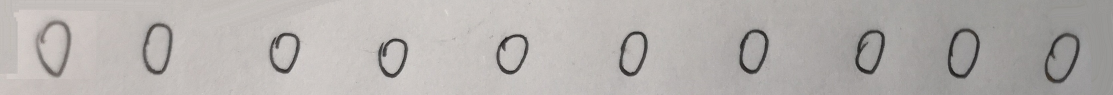
#> input picture 练习/科协软件部入部练习题/train_data/train_data0.jpg, 3337 x 285 px (shown at 1/3 size); its folder holds only this picture in this run
$ jupyter execute --allow-errors '图像识别手写数字demo.ipynb'   (shell and % lines are left out)
#> lines starting #> are read from the running program, lines starting #| are printed output that depends on the picture; after the words box and inside, x2 and y2 are one past the last pixel; in counts of white or black regions, pixels touching at a corner belong together
#> `img =  cv2.adaptiveThreshold(img, 255, cv2.ADAPTIVE_THRESH_GAUSSIAN_C,..`:
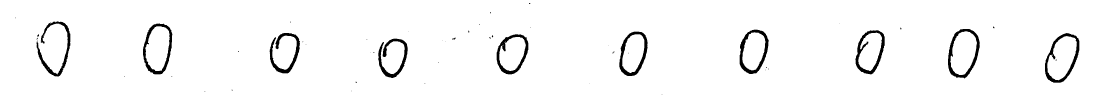
#> img: shape (285, 3337) (shown at 1/3 size); 96.8% white; 53 black regions (41 under 20 px), largest, box (x1, y1, x2, y2) and area: (3135, 99, 3238, 248) 3233, (2844, 87, 2939, 235) 3211, (429, 70, 517, 223) 3094
#> the loop `for j in range(10):` made 10 passes
#> pass 1, `newimg = img[:,(img.shape[1]//10)*j:(img.shape[1]//10)*(j+1)].copy()`:
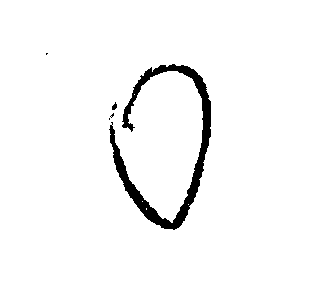
#> newimg: shape (285, 333); 96.7% white; 5 black regions (3 under 20 px), largest, box (x1, y1, x2, y2) and area: (109, 64, 211, 230) 3084, (112, 102, 117, 110) 26
#> pass 2, `newimg = img[:,(img.shape[1]//10)*j:(img.shape[1]//10)*(j+1)].copy()`:
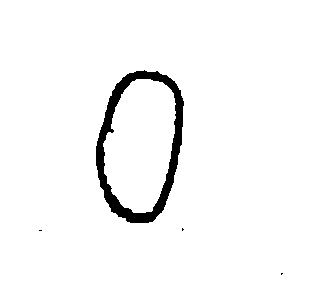
#> newimg: shape (285, 333); 96.7% white; 4 black regions (3 under 20 px), largest, box (x1, y1, x2, y2) and area: (96, 70, 184, 223) 3094
#> pass 3, `newimg = img[:,(img.shape[1]//10)*j:(img.shape[1]//10)*(j+1)].copy()`:
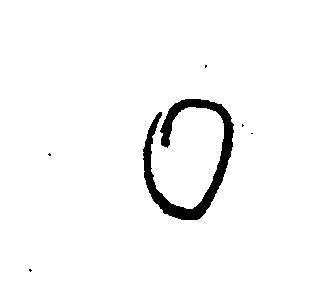
#> newimg: shape (285, 333); 96.8% white; 6 black regions (5 under 20 px), largest, box (x1, y1, x2, y2) and area: (143, 99, 234, 220) 2985
#> after the loop `for j in range(10):`:
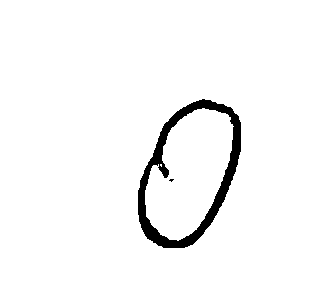
#> newimg: shape (285, 333); 96.6% white; 2 black regions (1 under 20 px), largest, box (x1, y1, x2, y2) and area: (138, 99, 241, 248) 3233
[cell 1]
import cv2
import numpy as np
import matplotlib.pyplot as plt

[cell 2]
train_imgs = np.zeros((16,10,64,64)) # 导入16组图片，每组10个数据，共计 160 张 训练样本，有点少，但收集起来太麻烦将就着用
#> (the rest of this cell did not finish here and is left out)

[cell 3]
flag = 1  #用matplotlib将数据可视化
plt.figure(figsize=(16,16))
for i in range(16):
    for j in range(10):
        plt.subplot(16,10,flag)
        flag+=1
        plt.imshow(train_imgs[i,j],cmap=plt.cm.gray)
#> after the loop, flag = 161
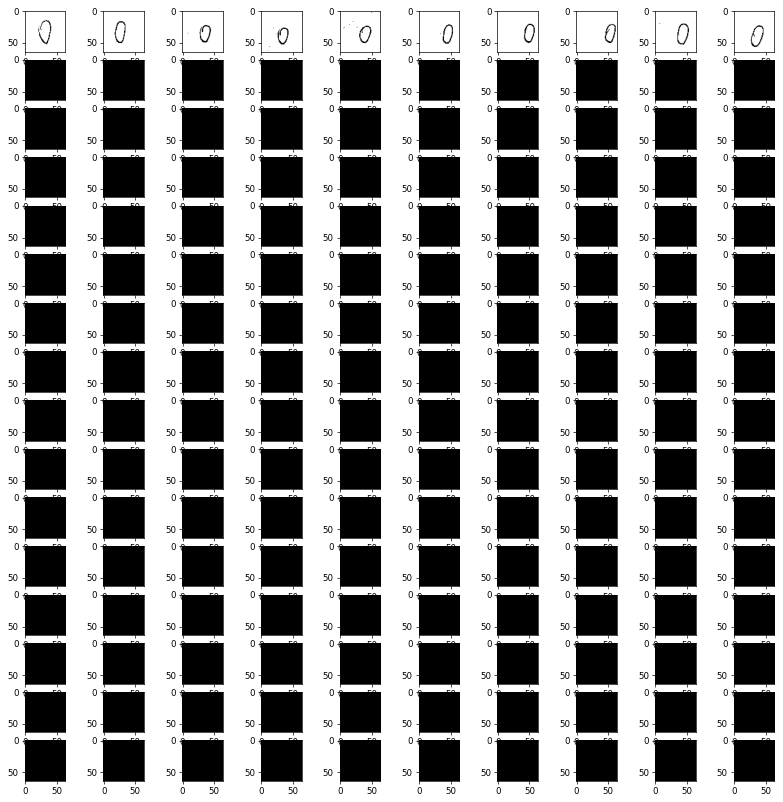
#> figure drawn by matplotlib, 160 panels

#> (a cell that did not finish here is left out)

[cell 5]
gd_hist = np.zeros((10,16,9)) #计算梯度方向直方图
#> (the rest of this cell did not finish here and is left out)

[cell 6]
gd_hist_mean = gd_hist.mean(axis=0) #将每组梯度方向直方图去均值

[cell 7]
def draw_hist(gd_hist): #定义绘制梯度方向直方图函数
    plt.figure(figsize=(12,12))
    x = range(0, 180, 20)
    flag = 1
    for i in range(gd_hist.shape[0]):
        plt.subplot(4, 4, flag)
        flag+=1
        plt.xticks(x)
        plt.bar(x, gd_hist[i],width=15);
#> after the loop, flag = 17

[cell 8]
draw_hist(gd_hist_mean) #将均值化的梯度方向脂肪提显示出来
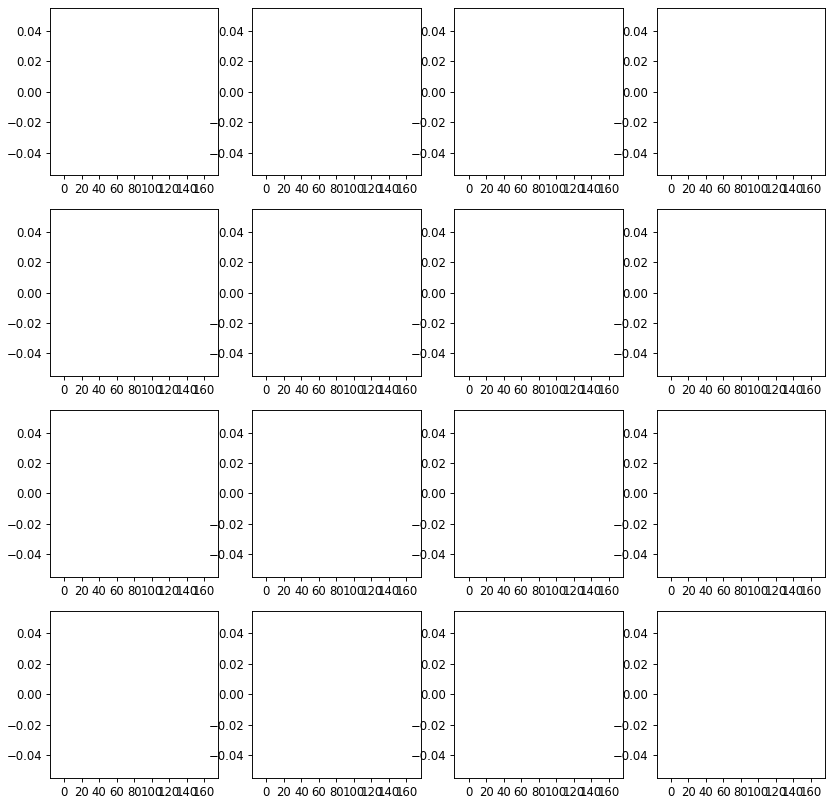
#> figure drawn by matplotlib, 16 panels

[cell 9]
dictionrary = {0:'0' ,1:'1', 2:'2', 3:'3', 4:'4', 5:'5', 6:'6', 7:'7', 8:'8', 9:'9' ,10:'(', 11:')', 12:'+', 13:'-', 14:'*', 15:'/'}
#这个字典用来对应索引和标签
def classifier(src, grad_dir_hist):#利用测试图片与均值化的16个直方图比较欧式距离，取最小欧式距离的为预测点
    pred = []
    for i in range(src.shape[0]):
        calc = np.array((((src[i]-grad_dir_hist)**2).sum(axis = 1)))
        calc_index, = np.where(calc == calc.min(axis=0))
        pred.append(calc_index[0])
    return pred

#> (a cell that did not finish here is left out)

[cell 11]
#可以看出，上面的这个分类器在训练集上收敛效果效果一般，考虑可以作为辅助的一个弱分类器

#接下来我打算再训练一个sklearn的决策树

[cell 12]
test = 3 #测试数据为3个
gd_hist.shape = (160,9) #以下代码作用为，适应决策树的训练数据
machine_train_data = gd_hist[:16*(10-test),:].copy()
labels = np.arange(16)
machine_labels = labels.copy()
for i in range(9-test):
    machine_labels = np.concatenate((machine_labels, labels))
machine_train_data = np.array(machine_train_data, dtype=np.float32)
machine_labels.shape, machine_train_data.shape

#> (a cell that did not finish here is left out)

[cell 14]
from sklearn.externals import joblib
#保存模型，因为这个决策树每次即使使用相同的训练数据结果都可能不一样，所以读者若是想自己跑我的代码还请务必用我预训练好的决策树
#joblib.dump(dtc, "train_model.m")

#> (a cell that did not finish here is left out)

[cell 16]
machine_train_data.shape

#> (a cell that did not finish here is left out)

[cell 18]
#从这里就开始载入我的测试样本了，图示的为5组算式，我的demo就是为了精确识别并计算这5个算式。
#识别步骤：1.霍夫变换识别算式坐边的圆，以便提取每个算式的y坐标
        #  2.利用算法将每个字符框起来
        #  3.利用多个分类器以及自己的手动校正准确无误识别每个字符

[cell 19]
plt.figure(figsize=(12,12))
test3 = cv2.imread('test4.jpg',0)
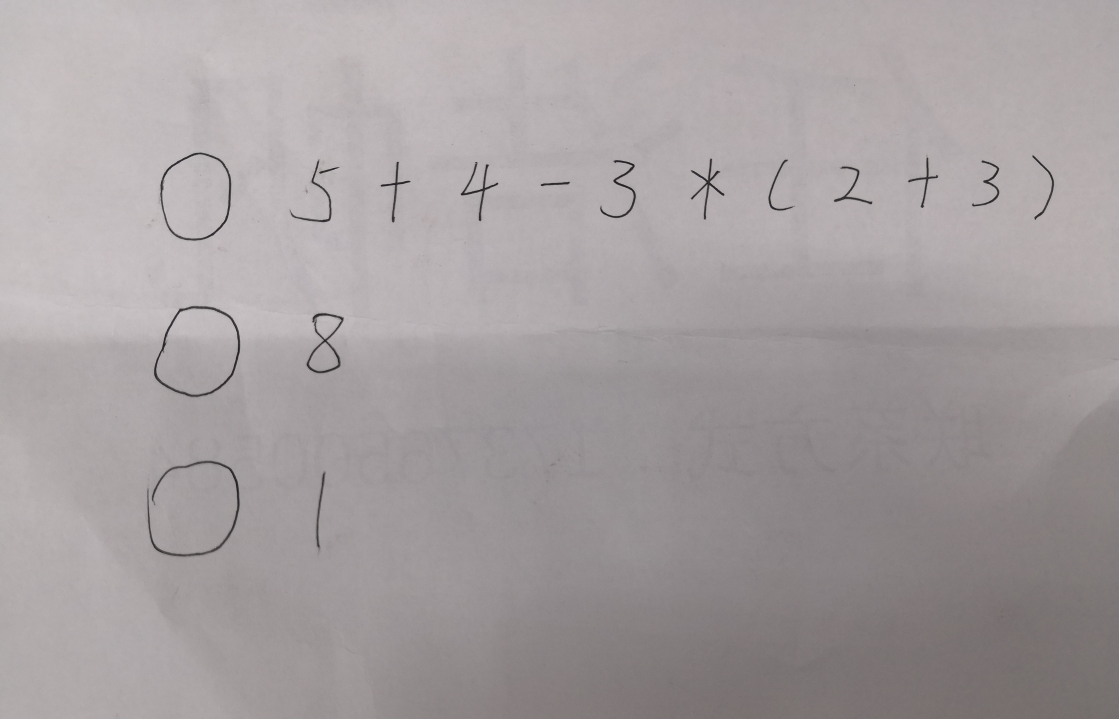
#> input picture 练习/科协软件部入部练习题/test4.jpg, 5592 x 3592 px (shown at 1/5 size)
#> test3: shape (3592, 5592); min 2, max 214, mean 161.2
test3 = cv2.resize(test3,(test3.shape[1]//2,test3.shape[0]//2))
#> test3: shape (1796, 2796)
plt.imshow(test3,cmap=plt.cm.gray)
circles = cv2.HoughCircles(test3,cv2.HOUGH_GRADIENT,1,30,param1=100,param2=34,minRadius=60,maxRadius=250) #霍夫变换识别大圆
#> circles = [[484.5, 868.5, 114.2], [464.5, 1257.5, 133.5], [486.5, 513.5, 82.6], [496.5, 483.5, 96], [493.5, 1265.5, 116.2], [511.5, 845.5, 79.8], [472.5, 465.5, 69.8], [453.5, 1229.5, 63.2]]
circles.shape,test3.shape
#> Out = ((1, 8, 3), (1796, 2796))

[cell 20]
plt.figure(figsize=(12,12))
for i in circles[0]:
    cv2.circle(test3,(i[0],i[1]),i[2],128,10)
    cv2.circle(test3,(i[0],i[1]),2,128,5)
    test3 = cv2.GaussianBlur(test3,(5,5),10)
#> this loop made 8 passes
test3 =  cv2.adaptiveThreshold(test3, 255, cv2.ADAPTIVE_THRESH_GAUSSIAN_C,cv2.THRESH_BINARY, 25, 10) #自适应阈值二值化
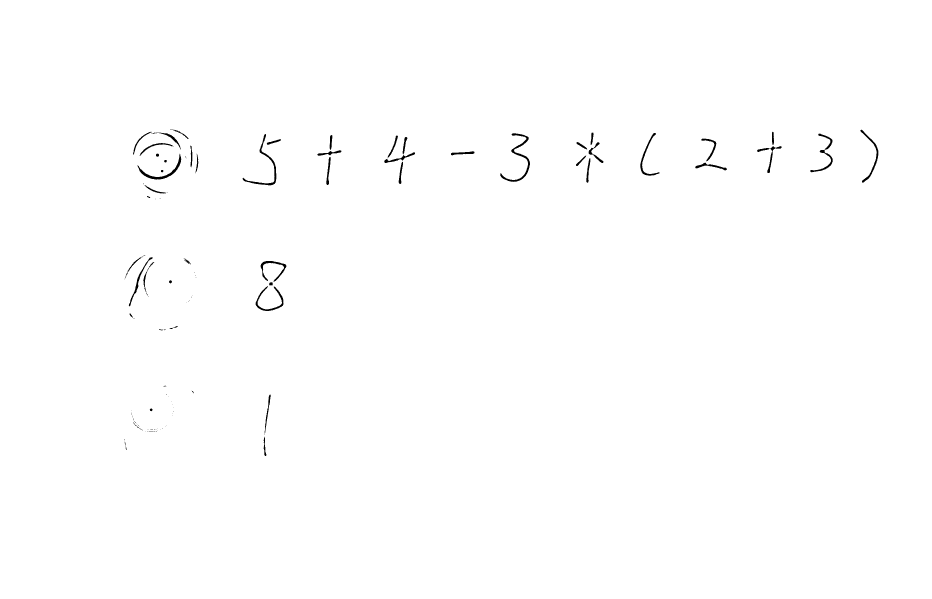
#> test3: shape (1796, 2796) (shown at 1/3 size); 99.6% white; 138 black regions (87 under 20 px), largest, box (x1, y1, x2, y2) and area: (1501, 400, 1590, 546) 1708, (728, 402, 829, 556) 1392, (413, 461, 544, 539) 1307
plt.imshow(test3,cmap=plt.cm.gray)

[cell 21]
#这个代码块目的是利用算法将每个字符框取出来
rect = int(circles[0][4][2])#每个字符框选区一个随机圆的半径的两倍
#> rect = 116
plt.figure(figsize=(15,15))
mask = np.zeros((rect*2,rect*2))#字符的模板
test_imgs = []#所有字符最终保存的list
flag = 1
for i in range(int(circles[0].shape[0])):#循环 5 次
    delta = int(rect*9) #初始 x 坐标
    group = []
    flag+=1
    while True:
        mask = test3[int(circles[0,i,1])-rect:int(circles[0,i,1])+rect, delta-rect:delta+rect].copy()
        # 思路是先初始 x 坐标，然后每次递增一个delta值，如果检测到这个框左右两列都没有像素，也就是这个框没有把字符给截断，
        # 那么就认为这个框里的是一个字符。 如果检测到框里的像素都是白色，那就 break。迭代 5 次。
        if (mask==255).all():
            break
        if 2*rect-(mask[:,0]== 255).sum()<=0 and 2*rect-(mask[:,-1]== 255).sum()<=0:
            group.append(mask)
            plt.subplot(5, 20, flag)
            flag += 1
            plt.imshow(mask,cmap=plt.cm.gray)
        delta += int(rect)
    group = np.array(group)
    test_imgs.append(group)
#> after the loop, flag = 18; test_imgs = 8 items
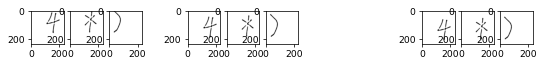
#> figure drawn by matplotlib, 9 panels

[cell 22]
#这是一个只针对我这一张图片的分类器。。。。。
#思路：  1.霍夫圆变换先找出 8 和 *（我也不知道为什么可以检测出‘*’，结果只有它形状为（0，0，0），就干脆挑出来得了）
        #2.再用一次霍夫圆变换，找出 3   0 9   3  ( 5 )    6  ，这些都差不多有那么一个或半个圆吧。剩下1 + 2 + + 4 + 2 + + 4 2 - 7 + / 1 + 1
        #3.利用霍夫线变换再次从以上两组数据中筛选，具体再下一个代码格里有写出
        #4.对 4 组图片分别适应我的两个弱分类器（自己写的一个，和一个决策树）
        #5.对这 2 个分类器预测的数据，手动进行校正， 类似的差不多就是把 ) 校正成 1 等等。。。。（花了一晚上 :( ）
plt.figure(figsize=(15,15))
flag = 0
result = []
#> (the rest of this cell did not finish here and is left out)

         3   0 9   3  ( 5 )    6                             1 + 2 + + 4 + 2 + + 4 2 - 7 + / 1 + 1
分类器1  )   9 9   3  ( 2 2    6               分类器1       1 4 2 6 6 4 6 2 6 6 6 2 2 - 6 - 1 6 -
识别错误 3   0          5 )                    分类器2       1 6 ( 6 7 6 6 ( 6 6 6 ( - 6 6 / 1 7 1
正确的         9   3  (        6
选出的         9      (   )    6               选出的基于1       2     4   2     4 2
剩余的   3   0     3    5                      基于1&2         +   + +   +   + +       7 +     +
第二预测 )   9     3    2                      基于2         1                       -     / 1   1

[cell 23]
result #识别最终结果
#> Out = [[], []]

[cell 24]
#计算函数，思路是先找括号，把括号里的结果算出来，然后再找 * 和 / ，最后计算 + 和 -
def calculate2(lt0):
    lt = lt0.copy()
    lt = np.array(lt,dtype='<U9')
    while '/' in lt:
        index = int(np.where(lt == '/')[0][0])
        lt[index+1] = str(1/float(lt[index+1]))
        lt[index] = '*'
    while '*' in lt:
        index = int(np.where(lt == '*')[0][0])
        lt[index] = str(float(lt[index-1])*float(lt[index+1]))
        lt = np.delete(lt,index-1,axis=0)
        lt = np.delete(lt,index,axis=0)
    while '+' in lt:
        index = int(np.where(lt == '+')[0][0])
        lt[index] = str(float(lt[index-1])+float(lt[index+1]))
        lt = np.delete(lt,index-1,axis=0)
        lt = np.delete(lt,index,axis=0)
    while '-' in lt:
        index = int(np.where(lt == '-')[0][0])
        lt[index] = str(float(lt[index-1])-float(lt[index+1]))
        lt = np.delete(lt,index-1,axis=0)
        lt = np.delete(lt,index,axis=0)
    return lt[0]

def calculate(lt0):
    lt = lt0.copy()
    lt = np.array(lt,dtype='<U9')
    value=0
    while '(' in lt:
        index = int(np.where( lt== '(')[0][-1])
        index2 = int(np.where(lt == ')')[0][0])
        lt_cut = lt[index+1:index2]
        lt = np.delete(lt,range(index, index2+1), axis=0)
        value = calculate2(lt_cut)
        lt = np.insert(lt,index ,value)
    return calculate2(lt)

[cell 25]
for i in range(len(result)): #终于出来了！！
    result[i].append("=")
    result[i].append(calculate(result[i]))
#> this loop made 2 passes
result
#> Out = [['=', '='], ['=', '=']]
